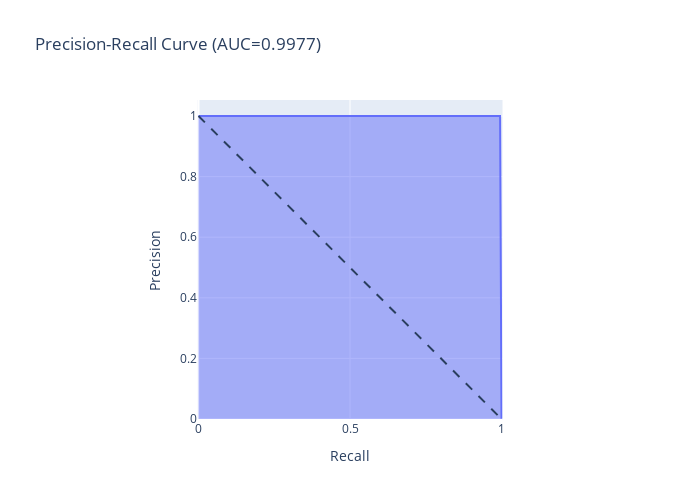

Write notebook code for a chart like this one.
### Code cell
from sklearn.metrics import precision_recall_curve, auc, roc_curve
precision, recall, thresholds = precision_recall_curve(y_test, xclf.predict(X_test))
fpr, tpr, thresholds = roc_curve(y_test, xclf.predict(X_test))
fig = px.area(
    x=recall, y=precision,
    title=f'Precision-Recall Curve (AUC={auc(fpr, tpr):.4f})',
    labels=dict(x='Recall', y='Precision'),
    width=700, height=500
)
fig.add_shape(
    type='line', line=dict(dash='dash'),
    x0=0, x1=1, y0=1, y1=0
)
fig.update_yaxes(scaleanchor="x", scaleratio=1)
fig.update_xaxes(constrain='domain')

fig.show()
fig.write_image("xclf_precision_recall.png")

### Figure 1 — Plotly figure (JSON) as saved in the notebook; plotly's stock layout.template omitted (floating-point values rounded to 4 significant figures)
{"data": [{"hovertemplate": "Recall=%{x}<br>Precision=%{y}<extra></extra>", "legendgroup": "", "line": {"color": "#636efa"}, "marker": {"symbol": "circle"}, "mode": "lines", "name": "", "orientation": "v", "showlegend": false, "stackgroup": "1", "type": "scatter", "x": [1, 0.9954, 0], "xaxis": "x", "y": [0.000927, 1, 1], "yaxis": "y"}], "layout": {"height": 500, "legend": {"tracegroupgap": 0}, "shapes": [{"line": {"dash": "dash"}, "type": "line", "x0": 0, "x1": 1, "y0": 1, "y1": 0}], "title": {"text": "Precision-Recall Curve (AUC=0.9977)"}, "width": 700, "xaxis": {"anchor": "y", "constrain": "domain", "domain": [0, 1], "title": {"text": "Recall"}}, "yaxis": {"anchor": "x", "domain": [0, 1], "scaleanchor": "x", "scaleratio": 1, "title": {"text": "Precision"}}}}
